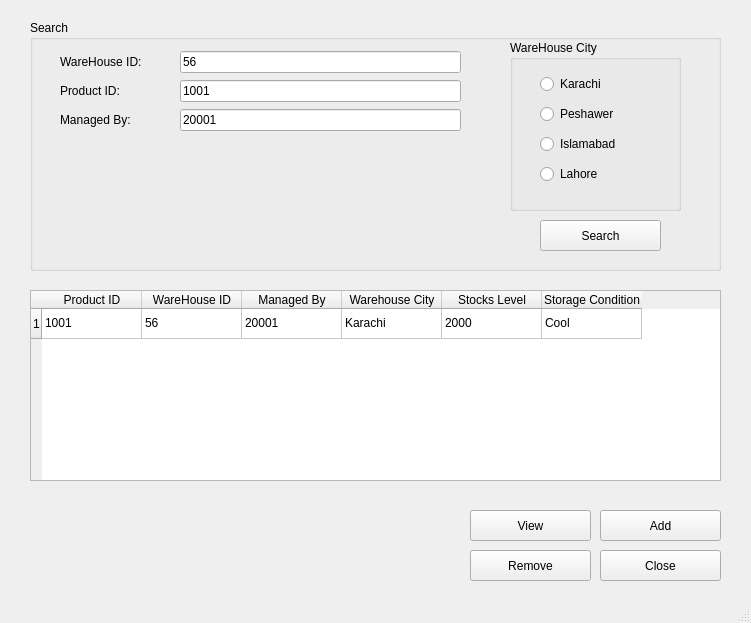
<?xml version="1.0" encoding="UTF-8"?>
<ui version="4.0">
 <class>MainWindow</class>
 <widget class="QMainWindow" name="MainWindow">
  <property name="geometry">
   <rect>
    <x>0</x>
    <y>0</y>
    <width>751</width>
    <height>623</height>
   </rect>
  </property>
  <property name="windowTitle">
   <string>MainWindow</string>
  </property>
  <widget class="QWidget" name="centralwidget">
   <widget class="QGroupBox" name="searched">
    <property name="geometry">
     <rect>
      <x>30</x>
      <y>20</y>
      <width>691</width>
      <height>251</height>
     </rect>
    </property>
    <property name="title">
     <string>Search</string>
    </property>
    <widget class="QGroupBox" name="type">
     <property name="geometry">
      <rect>
       <x>480</x>
       <y>20</y>
       <width>171</width>
       <height>171</height>
      </rect>
     </property>
     <property name="title">
      <string>WareHouse City</string>
     </property>
     <widget class="QWidget" name="layoutWidget">
      <property name="geometry">
       <rect>
        <x>30</x>
        <y>30</y>
        <width>121</width>
        <height>121</height>
       </rect>
      </property>
      <layout class="QVBoxLayout" name="verticalLayout_3">
       <item>
        <widget class="QRadioButton" name="rdb1">
         <property name="text">
          <string>Karachi</string>
         </property>
        </widget>
       </item>
       <item>
        <widget class="QRadioButton" name="rdb2">
         <property name="text">
          <string>Peshawer</string>
         </property>
        </widget>
       </item>
       <item>
        <widget class="QRadioButton" name="rdb3">
         <property name="text">
          <string>Islamabad</string>
         </property>
        </widget>
       </item>
       <item>
        <widget class="QRadioButton" name="rdb3_2">
         <property name="text">
          <string>Lahore</string>
         </property>
        </widget>
       </item>
      </layout>
     </widget>
    </widget>
    <widget class="QPushButton" name="searchButton">
     <property name="geometry">
      <rect>
       <x>510</x>
       <y>200</y>
       <width>121</width>
       <height>31</height>
      </rect>
     </property>
     <property name="text">
      <string>Search</string>
     </property>
    </widget>
    <widget class="QWidget" name="layoutWidget">
     <property name="geometry">
      <rect>
       <x>150</x>
       <y>30</y>
       <width>281</width>
       <height>82</height>
      </rect>
     </property>
     <layout class="QVBoxLayout" name="verticalLayout">
      <item>
       <widget class="QLineEdit" name="lineEdit">
        <property name="text">
         <string>56</string>
        </property>
       </widget>
      </item>
      <item>
       <widget class="QLineEdit" name="titleline">
        <property name="text">
         <string>1001</string>
        </property>
       </widget>
      </item>
      <item>
       <widget class="QLineEdit" name="titleline_2">
        <property name="text">
         <string>20001</string>
        </property>
       </widget>
      </item>
     </layout>
    </widget>
    <widget class="QWidget" name="layoutWidget">
     <property name="geometry">
      <rect>
       <x>30</x>
       <y>30</y>
       <width>103</width>
       <height>81</height>
      </rect>
     </property>
     <layout class="QVBoxLayout" name="verticalLayout_2">
      <item>
       <widget class="QLabel" name="label">
        <property name="text">
         <string>WareHouse ID:</string>
        </property>
       </widget>
      </item>
      <item>
       <widget class="QLabel" name="label_2">
        <property name="text">
         <string>Product ID:</string>
        </property>
       </widget>
      </item>
      <item>
       <widget class="QLabel" name="label_3">
        <property name="text">
         <string>Managed By:</string>
        </property>
       </widget>
      </item>
     </layout>
    </widget>
   </widget>
   <widget class="QTableWidget" name="booksTableWidget">
    <property name="geometry">
     <rect>
      <x>30</x>
      <y>290</y>
      <width>691</width>
      <height>191</height>
     </rect>
    </property>
    <row>
     <property name="text">
      <string>1</string>
     </property>
    </row>
    <column>
     <property name="text">
      <string>Product ID</string>
     </property>
    </column>
    <column>
     <property name="text">
      <string>WareHouse ID</string>
     </property>
    </column>
    <column>
     <property name="text">
      <string>Managed By</string>
     </property>
    </column>
    <column>
     <property name="text">
      <string>Warehouse City</string>
     </property>
    </column>
    <column>
     <property name="text">
      <string>Stocks Level</string>
     </property>
    </column>
    <column>
     <property name="text">
      <string>Storage Condition</string>
     </property>
    </column>
    <item row="0" column="0">
     <property name="text">
      <string>1001</string>
     </property>
    </item>
    <item row="0" column="1">
     <property name="text">
      <string>56</string>
     </property>
    </item>
    <item row="0" column="2">
     <property name="text">
      <string>20001</string>
     </property>
    </item>
    <item row="0" column="3">
     <property name="text">
      <string>Karachi</string>
     </property>
    </item>
    <item row="0" column="4">
     <property name="text">
      <string>2000</string>
     </property>
    </item>
    <item row="0" column="5">
     <property name="text">
      <string>Cool</string>
     </property>
    </item>
   </widget>
   <widget class="QPushButton" name="viewButton_4">
    <property name="geometry">
     <rect>
      <x>470</x>
      <y>510</y>
      <width>121</width>
      <height>31</height>
     </rect>
    </property>
    <property name="text">
     <string>View</string>
    </property>
   </widget>
   <widget class="QPushButton" name="closeButton_2">
    <property name="geometry">
     <rect>
      <x>600</x>
      <y>550</y>
      <width>121</width>
      <height>31</height>
     </rect>
    </property>
    <property name="text">
     <string>Close</string>
    </property>
   </widget>
   <widget class="QPushButton" name="deleteButton_2">
    <property name="geometry">
     <rect>
      <x>470</x>
      <y>550</y>
      <width>121</width>
      <height>31</height>
     </rect>
    </property>
    <property name="text">
     <string>Remove</string>
    </property>
   </widget>
   <widget class="QPushButton" name="viewButton_3">
    <property name="geometry">
     <rect>
      <x>600</x>
      <y>510</y>
      <width>121</width>
      <height>31</height>
     </rect>
    </property>
    <property name="text">
     <string>Add</string>
    </property>
   </widget>
  </widget>
  <widget class="QMenuBar" name="menubar">
   <property name="geometry">
    <rect>
     <x>0</x>
     <y>0</y>
     <width>751</width>
     <height>26</height>
    </rect>
   </property>
  </widget>
  <widget class="QStatusBar" name="statusbar"/>
 </widget>
 <resources/>
 <connections/>
</ui>
